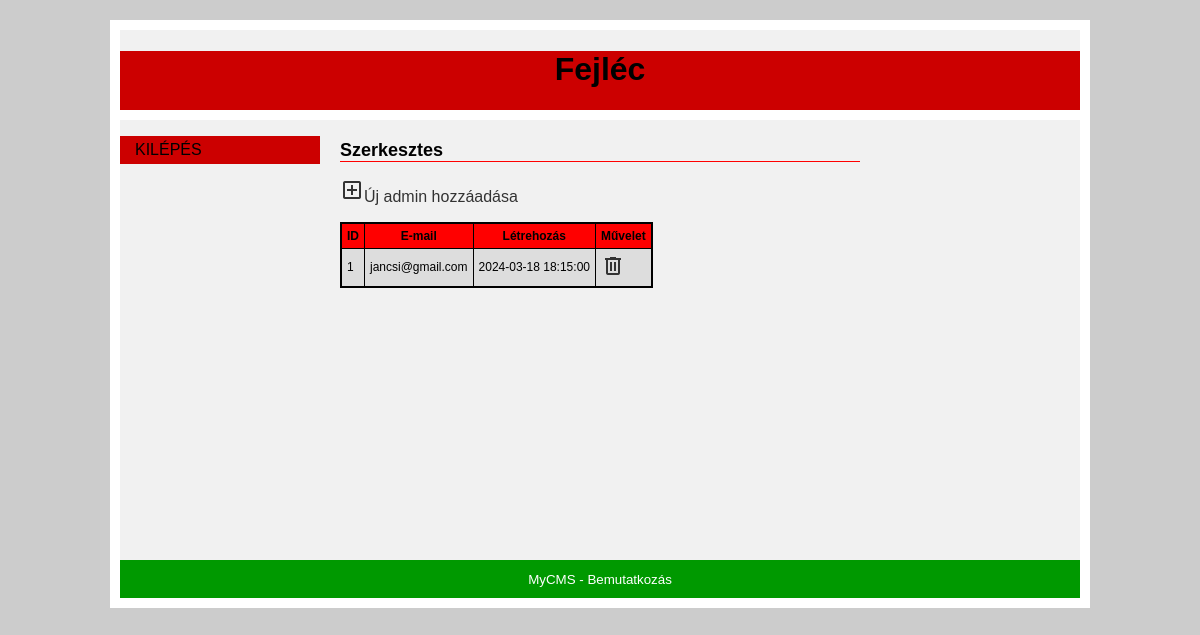
The page /admin/admin-kezeles.php (signed in) on the database its author committed.
### tables this page shows
CREATE TABLE IF NOT EXISTS `cms_admin` (
  `id` tinyint UNSIGNED NOT NULL AUTO_INCREMENT,
  `email` varchar(32) NOT NULL,
  `jelszo` char(48) NOT NULL,
  `letrehozas` datetime NOT NULL,
  PRIMARY KEY (`id`)
);

### admin/admin-kezeles.php (the view, shortened to what this page needs)
<?php
require_once("../adatbazis.php");
$sql    =   "SELECT id, email, letrehozas
            FROM cms_admin
            ORDER BY id ASC";
$eredmeny   =       mysqli_query($dbconn, $sql);
$tablazat   =  "<p><a href=\"admin-kezeles.php?letrehozas\"><span class=\"material-symbols-outlined\">add_box</span>Új admin hozzáadása</a></p>";
$tablazat  .= "<table>\n";
$tablazat .= "<tr>
                <th>ID</th>
                <th>E-mail</th>
                <th>Létrehozás</th>
                <th>Művelet</th>
            </tr>\n";
while ($sor = mysqli_fetch_assoc($eredmeny)) {
    $tablazat .= "<tr>
                    <td>{$sor['id']}</td>
                    <td>{$sor['email']}</td>
                    <td>{$sor['letrehozas']}</td>
                    <td><a href=\"admin-kezeles.php?torles={$sor['id']}\"><span class=\"material-symbols-outlined\" onclick=\"return confirm('Biztos benne?')\">delete</span></a></td>
                </tr>\n";
}
$tablazat  .= "</table>\n";
$menu   =   "<ul>
                <li><a href=\"kilepes.php\">Kilépés</a></li>
                <li></li>
            </ul>";
$sablon = file_get_contents("sablon.html");
$sablon = str_replace("{{menu}}",           $menu,                 $sablon);
$sablon = str_replace("{{menunev}}",        "Szerkesztes",      $sablon);
$sablon = str_replace("{{tartalom}}",       $tablazat,          $sablon);
$sablon = str_replace("{{oldalsav}}",         "",               $sablon);
print $sablon;

### css/alap.css (style rules this page uses)
body { margin: 0; font-family: Arial; background-color: #ccc; }
table { font-size: 12px; border: solid 2px #000; border-collapse: collapse; }
th, td { padding: 5px; border: solid 1px #000; }
tr:nth-child(2n) { background-color: #ddd; }
tr:nth-child(2n+1) { background-color: #fff; }
th { background-color: #f00; }
#befoglalo { width: 960px; margin: 20px auto; border: solid 10px #fff; background-color: #f1f1f1; }
#fejlec { text-align: center; background-color: #c00; border-bottom: solid 10px #fff; }
#menu { width: 200px; float: left; text-transform: uppercase; }
#menu ul { padding: 0; }
#menu li { display: block; margin-bottom: 2px; list-style-type: none; }
#menu a { color: #000; display: block; padding: 5px 15px; text-decoration: none; background-color: #c00; }
#tartalom { margin: 20px 220px; min-height: 400px; }
#tartalom h2 { margin-top: 0; font-size: 18px; border-bottom: solid 1px #f00; }
#tartalom p { text-align: justify; }
#tartalom a { color: #333; text-decoration: none; }
#lablec { clear: both; text-align: center; background-color: #090; color: #fff; padding: 10px; }

### rows shown on the page
cms_admin: id "1", email "jancsi@gmail.com", letrehozas "2024-03-18 18:15:00"

### other values the page prints
$sablon "Fejléc Szerkesztes MyCMS - Bemutatkozás"
